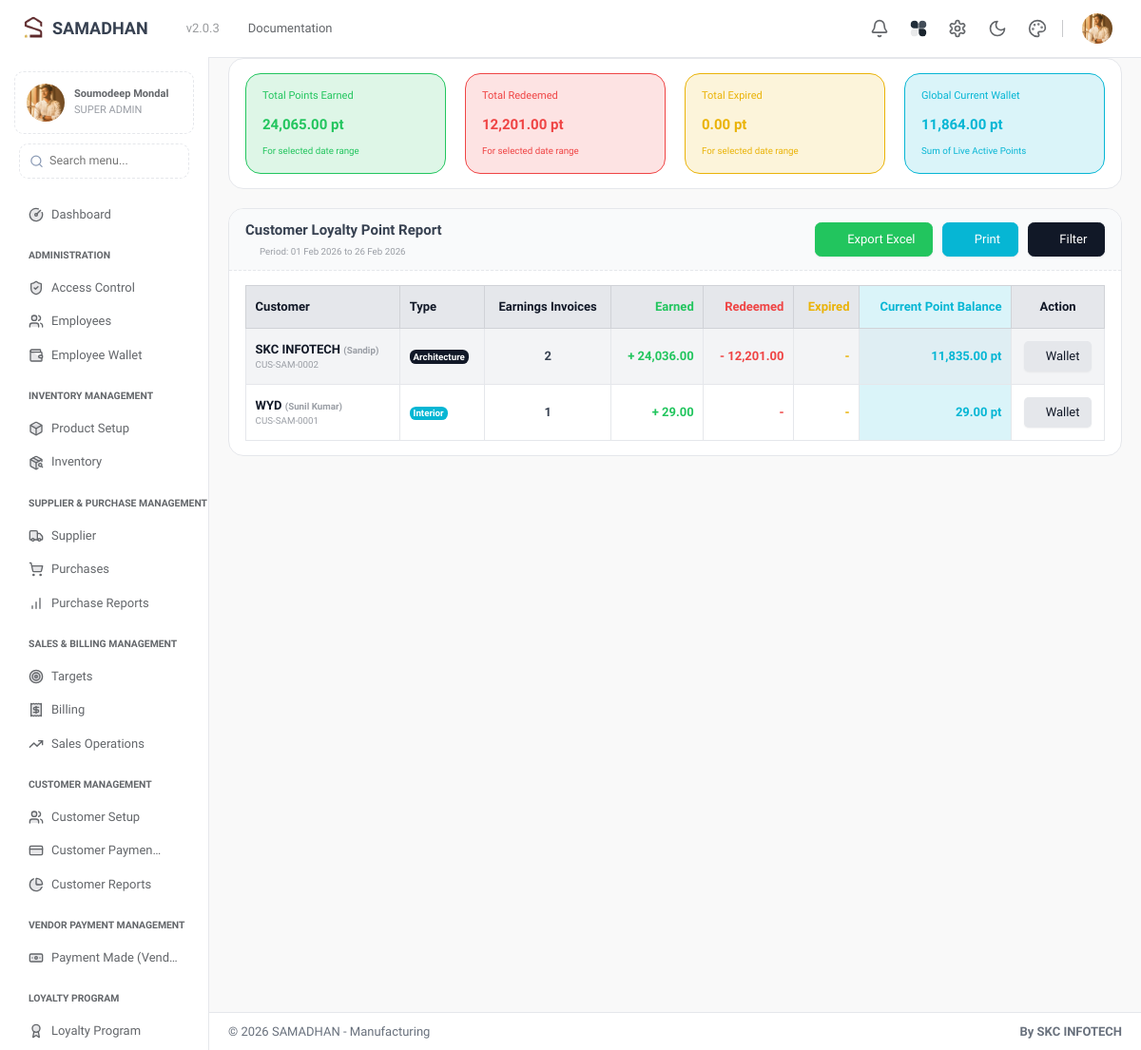
Page /loyalty_point_report (signed in) on the earlier database version.
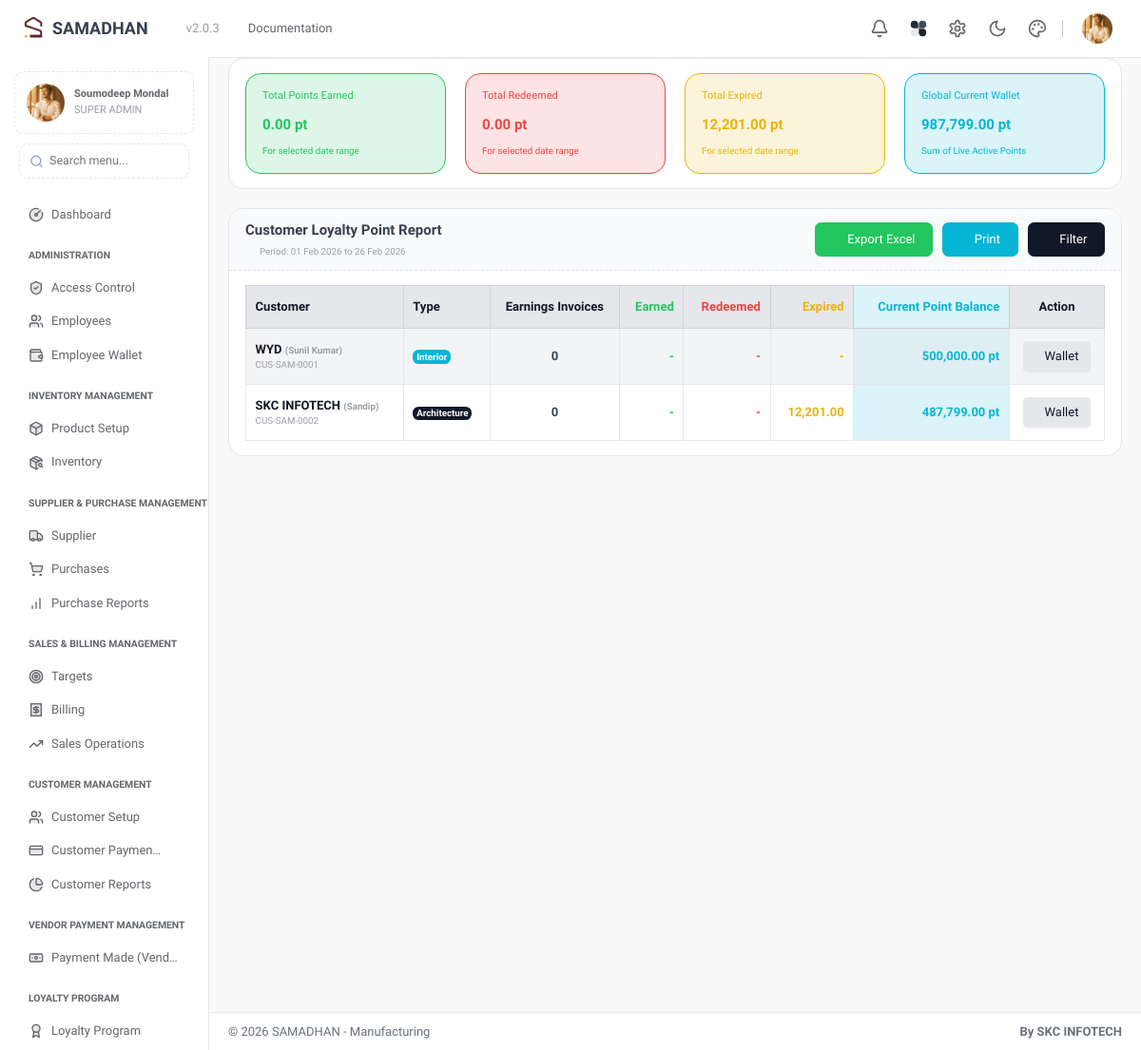
Same page on the later database version.
### tables this page shows
CREATE TABLE `customers_listing` (
  `customer_id` bigint(20) NOT NULL,
  `organization_id` int(11) NOT NULL,
  `customer_code` varchar(50) NOT NULL,
  `customers_type_id` int(11) NOT NULL,
  `customer_name` varchar(255) NOT NULL,
  `company_name` varchar(255) DEFAULT NULL,
  `email` varchar(255) DEFAULT NULL,
  `anniversary_date` date DEFAULT NULL,
  `date_of_birth` date DEFAULT NULL,
  `phone` varchar(20) DEFAULT NULL,
  `gst_number` varchar(20) DEFAULT NULL,
  `address` text DEFAULT NULL,
  `city` varchar(100) DEFAULT NULL,
  `state` varchar(100) DEFAULT NULL,
  `state_code` varchar(10) DEFAULT NULL,
  `pincode` varchar(10) DEFAULT NULL,
  `shipping_address` text DEFAULT NULL,
  `shipping_city` varchar(100) DEFAULT NULL,
  `shipping_state` varchar(100) DEFAULT NULL,
  `shipping_state_code` varchar(10) DEFAULT NULL,
  `shipping_pincode` varchar(20) DEFAULT NULL,
  `current_balance_due` decimal(10,2) NOT NULL,
  `loyalty_point_balance` decimal(10,2) NOT NULL,
  `commissions_amount` decimal(15,2) NOT NULL,
  `avatar` varchar(255) DEFAULT NULL,
  `created_at` timestamp NOT NULL DEFAULT current_timestamp()
);

CREATE TABLE `customers_type_listing` (
  `customers_type_id` int(11) NOT NULL,
  `organization_id` int(11) NOT NULL,
  `customers_type_name` varchar(50) NOT NULL
);

### controller/reports/loyalty_point_report.php (called while the page is built, shortened)
<?php
require_once __DIR__ . '/../../config/auth_guard.php';
$organization_id = $_SESSION['organization_id'];
$start_date = isset($_GET['start_date']) ? $_GET['start_date'] : date('Y-m-01');
$end_date   = isset($_GET['end_date'])   ? $_GET['end_date']   : date('Y-m-d');
$sql = "SELECT
            c.customer_id,
            c.customer_name,
            c.company_name,
            c.customer_code,
            c.phone,
            c.email,
            c.avatar,
            ct.customers_type_name,
            c.loyalty_point_balance as global_balance,
            SUM(CASE WHEN t.transaction_type = 'EARN' THEN t.points ELSE 0 END) as total_earned,
            SUM(CASE WHEN t.transaction_type = 'REDEEM' THEN t.points ELSE 0 END) as total_redeemed,
            SUM(CASE WHEN t.transaction_type = 'EXPIRED' THEN t.points ELSE 0 END) as total_expired,
            COUNT(DISTINCT CASE WHEN t.transaction_type = 'EARN' THEN t.invoice_id END) as invoice_count
        FROM customers_listing c
        LEFT JOIN customers_type_listing ct ON c.customers_type_id = ct.customers_type_id
        LEFT JOIN loyalty_point_transactions t ON c.customer_id = t.customer_id
            AND t.organization_id = ?
            AND DATE(t.created_at) BETWEEN ? AND ?
        WHERE c.organization_id = ?";
$params = [$organization_id, $start_date, $end_date, $organization_id];
$types = "issi";
$sql .= " GROUP BY c.customer_id
          HAVING (total_earned > 0 OR total_redeemed > 0 OR total_expired > 0 OR global_balance > 0)
          ORDER BY c.loyalty_point_balance DESC, c.customer_name ASC";
$stmt = $conn->prepare($sql);
if ($stmt) {
    $stmt->bind_param($types, ...$params);
    $stmt->execute();
    $result = $stmt->get_result();
    $reportData = [];
    $totalEarnedAll = 0;
    $totalRedeemedAll = 0;
    $totalExpiredAll = 0;
    $totalBalanceAll = 0;
    if ($result) {
        while ($row = $result->fetch_assoc()) {
            $reportData[] = $row;
            $totalEarnedAll += $row['total_earned'];
            $totalRedeemedAll += $row['total_redeemed'];
            $totalExpiredAll += $row['total_expired'];
            $totalBalanceAll += $row['global_balance'];
        }
    }
} else {
    $reportData = [];
    $totalEarnedAll = 0;
    $totalRedeemedAll = 0;
    $totalExpiredAll = 0;
    $totalBalanceAll = 0;
}
?>

### views/reports/loyalty_point_report.php (the view, shortened to what the changed rows need)
<?php
require_once __DIR__ . '/../../config/auth_guard.php';
require_once __DIR__ . '/../../controller/reports/loyalty_point_report.php';
?>
<div class="container-fluid">
    <div class="row">
        <div class="col-12">
            <div class="card mb-3">
                <div class="card-body">
                    <div class="row">
                        <div class="col-md-3">
                            <div class="card bg-success-subtle text-success border-success mb-0 h-100">
                                <div class="card-body">
                                    <h6 class="card-subtitle mb-2">Total Points Earned</h6>
                                    <h3 class="card-title mb-0"><?= number_format($totalEarnedAll, 2) ?> pt</h3>
                                    <small class="d-block mt-2">For selected date range</small>
                                </div>
                            </div>
                        </div>
                        <div class="col-md-3">
                            <div class="card bg-danger-subtle text-danger border-danger mb-0 h-100">
                                <div class="card-body">
                                    <h6 class="card-subtitle mb-2">Total Redeemed</h6>
                                    <h3 class="card-title mb-0"><?= number_format($totalRedeemedAll, 2) ?> pt</h3>
                                    <small class="d-block mt-2">For selected date range</small>
                                </div>
                            </div>
                        </div>
                        <div class="col-md-3">
                            <div class="card bg-warning-subtle text-warning border-warning mb-0 h-100">
                                <div class="card-body">
                                    <h6 class="card-subtitle mb-2">Total Expired</h6>
                                    <h3 class="card-title mb-0"><?= number_format($totalExpiredAll, 2) ?> pt</h3>
                                    <small class="d-block mt-2">For selected date range</small>
                                </div>
                            </div>
                        </div>
                        <div class="col-md-3">
                            <div class="card bg-info-subtle text-info border-info mb-0 h-100">
                                <div class="card-body">
                                    <h6 class="card-subtitle mb-2">Global Current Wallet</h6>
                                    <h3 class="card-title mb-0"><?= number_format($totalBalanceAll, 2) ?> pt</h3>
                                    <small class="d-block mt-2">Sum of Live Active Points</small>
                                </div>
                            </div>
                        </div>
                    </div>
                </div>
            </div>
            <div class="card">
                <div class="card-body">
                    <div class="table-responsive">
                        <table class="table table-hover table-bordered table-striped mb-0 w-100 align-middle">
                            <thead class="table-light">
                                <tr>
                                    <th>Customer</th>
                                    <th>Type</th>
                                    <th class="text-center">Earnings Invoices</th>
                                    <th class="text-end text-success">Earned</th>
                                    <th class="text-end text-danger">Redeemed</th>
                                    <th class="text-end text-warning">Expired</th>
                                    <th class="text-end bg-info-subtle text-info fw-bold">Current Point Balance</th>
                                    <th class="text-center">Action</th>
                                </tr>
                            </thead>
                            <tbody>
                                <?php if (empty($reportData)): ?>
                                    <tr><td colspan="8" class="text-center text-muted py-4">No loyalty point activity found.</td></tr>
                                <?php else: ?>
                                    <?php foreach ($reportData as $row):
                                        $custName = $row['company_name'] ? $row['company_name'] . ' <small class="text-muted">(' . $row['customer_name'] . ')</small>' : $row['customer_name'];
                                    ?>
                                    <tr>
                                        <td>
                                            <div class="fw-semibold text-dark"><?= $custName ?></div>
                                            <div class="small text-muted"><?= htmlspecialchars($row['customer_code'] ?? '') ?></div>
                                        </td>
                                        <td>
                                            <?php
                                            $bClass = match($row['customers_type_name']) {
                                                'Architecture' => 'bg-primary',
                                                'Interior' => 'bg-info',
                                                'Carpenter' => 'bg-warning text-dark',
                                                'Retail' => 'bg-success',
                                                default => 'bg-secondary'
                                            };
                                            ?>
                                            <span class="badge <?= $bClass ?>"><?= htmlspecialchars($row['customers_type_name'] ?? 'N/A') ?></span>
                                        </td>
                                        <td class="text-center fw-bold"><?= $row['invoice_count'] ?></td>
                                        <td class="text-end fw-bold text-success">
                                            <?= $row['total_earned'] > 0 ? '+ ' . number_format($row['total_earned'], 2) : '-' ?>
                                        </td>
                                        <td class="text-end fw-bold text-danger">
                                            <?= $row['total_redeemed'] > 0 ? '- ' . number_format($row['total_redeemed'], 2) : '-' ?>
                                        </td>
                                        <td class="text-end fw-bold text-warning">
                                            <?= $row['total_expired'] > 0 ? number_format($row['total_expired'], 2) : '-' ?>
                                        </td>
                                        <td class="text-end fw-bold text-info bg-info-subtle bg-opacity-10">
                                            <?= number_format($row['global_balance'], 2) ?> pt
                                        </td>
                                        <td class="text-center">
                                            <a href="<?= $basePath ?>/customers_wallet?customer_id=<?= $row['customer_id'] ?>" class="btn btn-sm btn-light" title="View Wallet Details"><i class="ti ti-wallet"></i> Wallet</a>
                                        </td>
                                    </tr>
                                    <?php endforeach; ?>
                                <?php endif; ?>
                            </tbody>
                        </table>
                    </div>
                </div>
            </div>
        </div>
    </div>
</div>

Differences in the rows shown:
changed customers_listing "WYD": invoice_count "1" → "0"; loyalty_point_balance "29.00" → "500,000.00"; total_earned "29.00" → (not shown); text "+" → "-"; moves up the list
changed customers_listing "SKC INFOTECH": invoice_count "2" → "0"; total_expired (not shown) → "12,201.00"; loyalty_point_balance "11,835.00" → "487,799.00"; total_earned "24,036.00" → (not shown); total_redeemed "12,201.00" → (not shown)
Other differences:
$totalEarnedAll: "24,065.00" → "0.00"
$totalRedeemedAll: "12,201.00" → "0.00"
$totalExpiredAll: "0.00" → "12,201.00"
$totalBalanceAll: "11,864.00" → "987,799.00"
